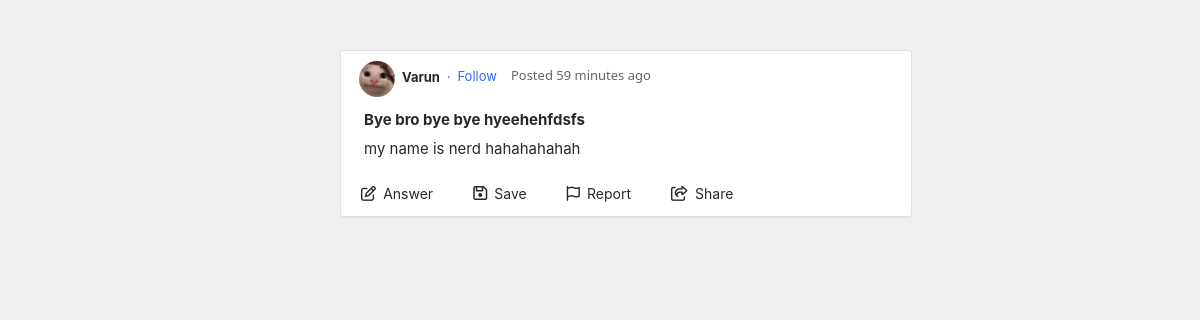
Screenshot of /posts/26/ with the database file from the repository.
### main/models.py (models this page shows, shortened)
class Post(models.Model):
    author = models.ForeignKey(User,on_delete=models.CASCADE)
    title = models.CharField(max_length=150)
    body = RichTextField(blank = True,null = True)
    created = models.DateTimeField(default=now)

class Profile(models.Model):
    user = models.OneToOneField(User,on_delete=models.CASCADE)
    image = models.ImageField(default="default.jpg",upload_to = "profile_pics")
    about = models.TextField(default="I am nerd")
    location = models.CharField(max_length=100)
    usercreated = models.DateTimeField(default=now)
    followers = models.ManyToManyField(User,blank=True,related_name="followers")

### main/views.py (the view)
# urls.py: path('posts/<int:pk>/',PostDetailview.as_view(),name = "post_detail"),
class PostDetailview(DetailView):
    model = Post
    queryset = Post.objects.all()
    template_name = "post_detail.html"

### templates/post_detail.html (shortened to what this page needs)
{% load static %}
{% load humanize %}
<!DOCTYPE html>
<html lang="en">
<head>
    <link href="https://cdn.jsdelivr.net/npm/bootstrap@5.1.0/dist/css/bootstrap.min.css" rel="stylesheet">
    <link rel="stylesheet" href="{% static 'css/home.css' %}">
</head>
<body style="background-color: rgba(165, 165, 165, 0.164);">
    <div class="postdivgobrr" style="margin-top: 50px;">
        <div class="postdivheader">
            <img src="{{object.author.profile.image.url}}" alt="" width="36px" height="36px" class="postdivheaderimg">
            <p class="postdivheadername">{{object.author}}</p>
            <span>.</span>
            <p class="postdivheaderfollow">Follow</p>
            <p class="whenposted">Posted {{object.created|naturaltime}}</p>
        </div>
        <div class="titlestuff">
            <a href="{% url 'post_detail' post.pk %}" target="_blank">
                {{object.title}}
            </a>
        </div>
        <div class="bodystuff">
            {{object.body|safe}}
        </div>
        <div class="bottom-stuff">
            <div class="answer-field">
                <i class="far fa-edit"></i>
                <span class="answer">Answer</span>
            </div>
            <a>
                <div class="save-field">
                    <i class="far fa-save"></i>
                    <span class="save">Save</span>
                </div>
            </a>
            <div class="report-field" data-bs-toggle="modal" data-bs-target="#modalofreport">
                <i class="far fa-flag"></i>
                <span class="report">Report</span>
            </div>
            <div class="share-field" data-bs-toggle="modal" data-bs-target="#modalofreport">
                <i class="far fa-share-square" data-bs-toggle="tooltip" title="Share"></i>
                <span class="share">Share</span>
            </div>
        </div>
  </div>
</body>
</html>

### main/static/css/home.css (style rules this page uses)
a { color: #282829; text-decoration: none; }
.postdivgobrr { width: 572px; height: auto; margin-left: 340px; background-color: #fff; border: 1px solid #dee0e1; border-radius: 3px; box-shadow: 0 1px 1px rgb(0 0 0 / 4%); margin-bottom: 9px; cursor: pointer; }
.postdivgobrr .postdivheader { display: flex; width: 538px; height: 54px; padding: 10px 18px; }
.postdivgobrr .postdivheader .whenposted { color: #636466; font-size: 13px; line-height: 18px; margin-top: 5px; }
.postdivgobrr .postdivheader .postdivheadername { color: #282829; font-size: 13px; line-height: 18px; font-family: -apple-system, BlinkMacSystemFont, 'Segoe UI', Roboto, Oxygen, Ubuntu, Cantarell, 'Open Sans', 'Helvetica Neue', sans-serif; font-weight: bold; margin-right: 7px; margin-left: 7px; margin-top: 7px; cursor: pointer; }
.postdivgobrr .postdivheader span { color: #636466; font-size: 13px; margin-right: 7px; margin-top: 3px; }
.postdivgobrr .postdivheader .postdivheaderfollow { margin-top: 6px; color: #2e69ff; font-size: 13px; font-family: -apple-system, BlinkMacSystemFont, 'Segoe UI', Roboto, Oxygen, Ubuntu, Cantarell, 'Open Sans', 'Helvetica Neue', sans-serif; line-height: 18px; cursor: pointer; margin-right: 14px; }
.postdivgobrr .titlestuff { padding: 4px 23px; height: auto; font-size: 15px; color: #282829; font-family: -apple-system, BlinkMacSystemFont, 'Segoe UI', Roboto, Oxygen, Ubuntu, Cantarell, 'Open Sans', 'Helvetica Neue', sans-serif; font-weight: bold; line-height: 21px; }
.postdivgobrr .bodystuff { padding: 4px 23px; height: auto; font-size: 15px; color: #282829; font-family: -apple-system, BlinkMacSystemFont, 'Segoe UI', Roboto, Oxygen, Ubuntu, Cantarell, 'Open Sans', 'Helvetica Neue', sans-serif; line-height: 21px; }
.postdivgobrr .bottom-stuff { display: flex; }
.postdivgobrr .bottom-stuff .answer-field { margin-bottom: 9px; border-radius: 20px; padding-right: 20px; padding-bottom: 2px; padding-top: 2px; }
.postdivgobrr .bottom-stuff .save-field { margin-bottom: 9px; border-radius: 20px; padding-right: 20px; padding-bottom: 2px; padding-top: 2px; }
.postdivgobrr .bottom-stuff .report-field { margin-bottom: 9px; border-radius: 20px; padding-right: 20px; padding-bottom: 2px; padding-top: 2px; }
.postdivgobrr .bottom-stuff .share-field { margin-bottom: 9px; border-radius: 20px; padding-right: 20px; padding-bottom: 2px; padding-top: 2px; }
.postdivgobrr .bottom-stuff .fa-flag { margin-left: 20px; font-size: 15px; color: #282829; }
.postdivgobrr .bottom-stuff .fa-share-square { margin-left: 20px; font-size: 15px; color: #282829; }
.postdivgobrr .bottom-stuff .fa-edit { margin-left: 20px; font-size: 15px; color: #282829; }
.postdivgobrr .bottom-stuff .report { margin-left: 3px; color: #282829; font-size: 14px; font-family: -apple-system, BlinkMacSystemFont, 'Segoe UI', Roboto, Oxygen, Ubuntu, Cantarell, 'Open Sans', 'Helvetica Neue', sans-serif; }
.postdivgobrr .bottom-stuff .share { margin-left: 3px; color: #282829; font-size: 14px; font-family: -apple-system, BlinkMacSystemFont, 'Segoe UI', Roboto, Oxygen, Ubuntu, Cantarell, 'Open Sans', 'Helvetica Neue', sans-serif; }
.postdivgobrr .bottom-stuff .answer { margin-left: 3px; color: #282829; font-size: 14px; font-family: -apple-system, BlinkMacSystemFont, 'Segoe UI', Roboto, Oxygen, Ubuntu, Cantarell, 'Open Sans', 'Helvetica Neue', sans-serif; }
.postdivgobrr .bottom-stuff .fa-save { margin-left: 20px; font-size: 16px; color: #282829; }
.postdivgobrr .bottom-stuff .save { margin-left: 3px; color: #282829; font-size: 14px; font-family: -apple-system, BlinkMacSystemFont, 'Segoe UI', Roboto, Oxygen, Ubuntu, Cantarell, 'Open Sans', 'Helvetica Neue', sans-serif; }
.postdivgobrr .postdivheader .postdivheaderimg { border-radius: 100px; }

### rows the page displays
Post: author.profile.image (picture), author "Varun", created "59 minutes ago", title "Bye bro bye bye hyeehehfdsfs", body "my name is nerd hahahahahah"
